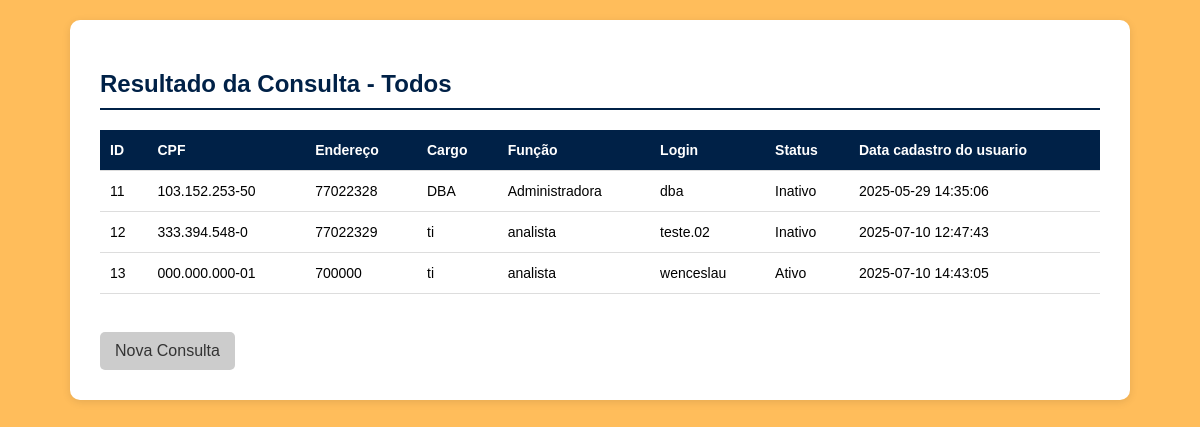
The page /pagweb/consulta_usuarios.php on the database its author committed.
### tables this page shows
CREATE TABLE `usuario` (
  `id` int(11) NOT NULL,
  `cpf` varchar(14) DEFAULT NULL,
  `endereco` varchar(150) DEFAULT NULL,
  `cargo` varchar(50) DEFAULT NULL,
  `funcao` varchar(50) DEFAULT NULL,
  `login` varchar(50) DEFAULT NULL,
  `senha` varchar(255) DEFAULT NULL,
  `ativo` tinyint(1) DEFAULT 1,
  `atualizado_por` varchar(50) DEFAULT NULL,
  `atualizado_em` datetime DEFAULT current_timestamp() ON UPDATE current_timestamp(),
  `data_cadastro` datetime DEFAULT current_timestamp()
);

### pagweb/consulta_usuarios.php (the view, shortened to what this page needs)
<?php
require_once 'conexao.php';
$filtro = $_GET['filtro'] ?? 'todos';
$params = [];
$sql = "SELECT * FROM usuario";
try {
    $stmt = $pdo->prepare($sql);
    $stmt->execute($params);
    $usuarios = $stmt->fetchAll(PDO::FETCH_ASSOC);
} catch (PDOException $e) {
    die("Erro na consulta: " . $e->getMessage());
}
?>
<!DOCTYPE html>
<html lang="pt-BR">
<head>
</head>
<body>
<div class="container">
    <h2>Resultado da Consulta - <?= htmlspecialchars(ucfirst($filtro)) ?></h2>
    <table>
        <thead>
            <tr>
                <th>ID</th>
                <th>CPF</th>
                <th>Endereço</th>
                <th>Cargo</th>
                <th>Função</th>
                <th>Login</th>
                <th>Status</th>
                <th>Data cadastro do usuario</th>
            </tr>
        </thead>
        <tbody>
            <?php if ($usuarios): ?>
                <?php foreach ($usuarios as $usuario): ?>
                    <tr>
                        <td><?= htmlspecialchars($usuario['id']) ?></td>
                        <td><?= htmlspecialchars($usuario['cpf']) ?></td>
                        <td><?= htmlspecialchars($usuario['endereco']) ?></td>
                        <td><?= htmlspecialchars($usuario['cargo']) ?></td>
                        <td><?= htmlspecialchars($usuario['funcao']) ?></td>
                        <td><?= htmlspecialchars($usuario['login']) ?></td>
                        <td><?= $usuario['ativo'] ? 'Ativo' : 'Inativo' ?></td>
                        <td><?= htmlspecialchars($usuario['data_cadastro']) ?></td>
                    </tr>
                <?php endforeach; ?>
            <?php else: ?>
                <tr><td colspan="8">Nenhum usuário encontrado.</td></tr>
            <?php endif; ?>
        </tbody>
    </table>
    <br>
    <a href="consultar_usuario.html">Nova Consulta</a>
</div>
</body>
</html>

### pagweb/consulta_usuarios.php (style rules this page uses)
body { background-color: #ffbd5b; font-family: Arial, sans-serif; margin: 0; padding: 20px; }
.container { background: white; padding: 30px; border-radius: 10px; box-shadow: 0 2px 8px rgba(0,0,0,0.1); max-width: 1000px; margin: 0 auto; }
h2 { font-size: 24px; color: #002147; margin-bottom: 20px; border-bottom: 2px solid #002147; padding-bottom: 10px; }
table { width: 100%; border-collapse: collapse; margin-top: 20px; }
table thead { background-color: #002147; color: white; }
table th, table td { padding: 12px 10px; text-align: left; border-bottom: 1px solid #ddd; font-size: 14px; }
a { display: inline-block; margin-top: 20px; padding: 10px 15px; background-color: #ccc; color: #333; text-decoration: none; border-radius: 5px; transition: background-color 0.3s; }

### rows shown on the page
usuario: id "11", cpf "103.152.253-50", endereco "77022328", cargo "DBA", funcao "Administradora", login "dba", ativo "Inativo", data_cadastro "2025-05-29 14:35:06"
usuario: id "12", cpf "333.394.548-0", endereco "77022329", cargo "ti", funcao "analista", login "teste.02", ativo "Inativo", data_cadastro "2025-07-10 12:47:43"
usuario: id "13", cpf "000.000.000-01", endereco "700000", cargo "ti", funcao "analista", login "wenceslau", ativo "Ativo", data_cadastro "2025-07-10 14:43:05"

### other values the page prints
$filtro "Todos"
